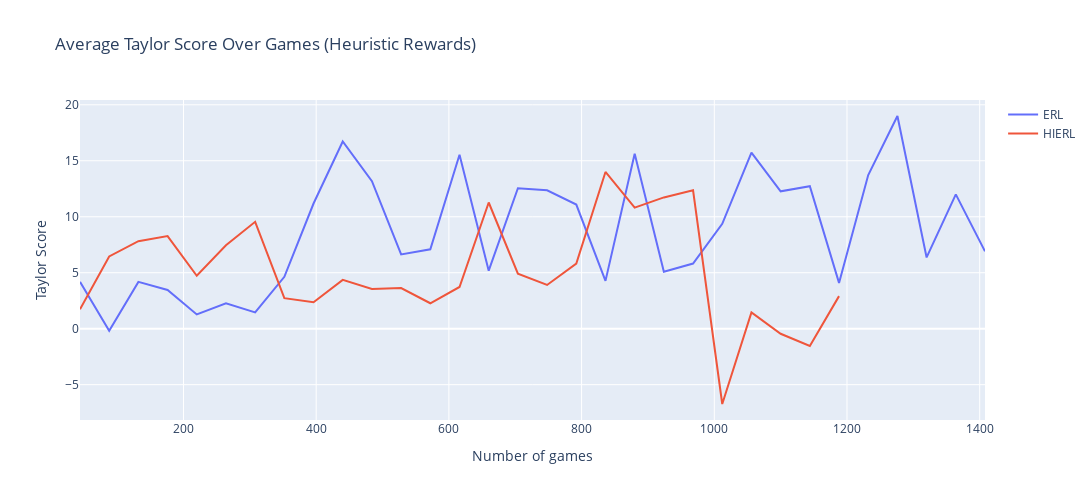

The cell this chart's notebook holds for it:
### Markdown cell above
## Reward system: Heuristic

### Code cell
x = noher_heuristic['games'].tolist()
y_noher = noher_heuristic['taylor_scores'].tolist()
y_her = her_heuristic['taylor_scores'].tolist()

fig = go.Figure(data=[
    go.Line(name='ERL', x=x, y = y_noher, mode='lines'),
    go.Line(name='HIERL', x=x, y = y_her, mode='lines')
])
fig.update_layout(
    title='Average Taylor Score Over Games (Heuristic Rewards)',
    xaxis_title='Number of games',
    yaxis_title='Taylor Score',
    width = 1200, 
    height = 500
)
fig.show()

### Figure 1 — Plotly figure (JSON) as saved in the notebook; plotly's stock layout.template omitted (floating-point values rounded to 4 significant figures)
{"data": [{"mode": "lines", "name": "ERL", "type": "scatter", "x": ["44.000", 88, 132, 176, 220, 264, 308, 352, 396, 440, 484, 528, 572, 616, 660, 704, 748, 792, 836, 880, 924, 968, 1012, 1056, 1100, 1144, 1188, 1232, 1276, 1320, 1364, 1408], "y": ["4.182", -0.182, 4.182, 3.455, 1.273, 2.273, 1.455, 4.636, 11.18, 16.73, 13.18, 6.636, 7.091, 15.54, 5.182, 12.54, 12.36, 11.09, 4.273, 15.64, 5.091, 5.818, 9.364, 15.73, 12.27, 12.73, 4.091, 13.73, 19, 6.364, 12, 6.909]}, {"mode": "lines", "name": "HIERL", "type": "scatter", "x": ["44.000", 88, 132, 176, 220, 264, 308, 352, 396, 440, 484, 528, 572, 616, 660, 704, 748, 792, 836, 880, 924, 968, 1012, 1056, 1100, 1144, 1188, 1232, 1276, 1320, 1364, 1408], "y": ["1.727", 6.455, 7.818, 8.273, 4.727, 7.455, 9.545, 2.727, 2.364, 4.364, 3.545, 3.636, 2.273, 3.727, 11.27, 4.909, 3.909, 5.818, 14, 10.82, 11.73, 12.36, -6.727, 1.455, -0.455, -1.545, 2.909]}], "layout": {"height": 500, "title": {"text": "Average Taylor Score Over Games (Heuristic Rewards)"}, "width": 1200, "xaxis": {"title": {"text": "Number of games"}}, "yaxis": {"title": {"text": "Taylor Score"}}}}
